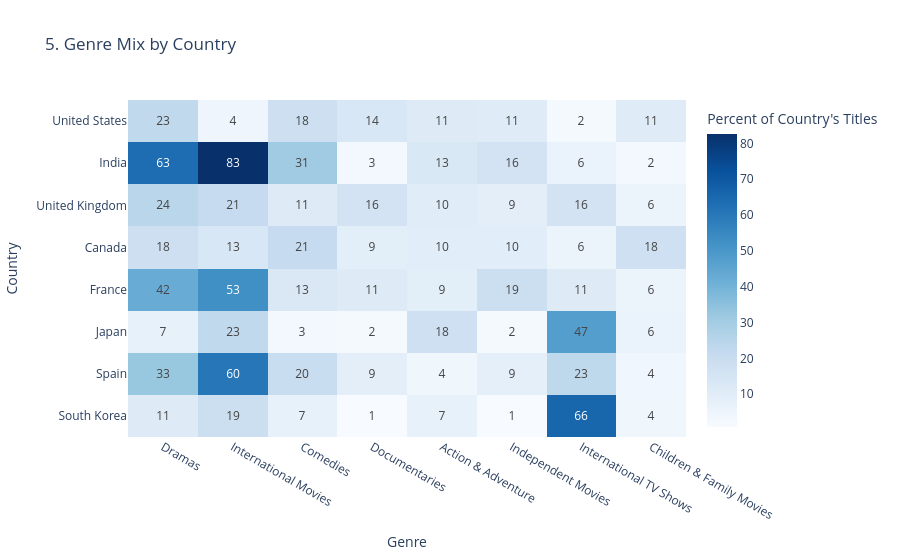

Source (notebook cell):
### Markdown cell above
## Visualization 5: Country–Genre Relationships
**Research question:** How does genre mix differ across major producing countries?

Color is the percentage of that country's titles carrying the genre. Percentages are used instead of raw counts so a large producer does not dominate every cell only because it has more titles. Rows can sum to more than 100% because titles have multiple genres.

On the full catalog, International Movies account for 82.6% of Indian titles and 4.5% of U.S. titles. International TV Shows account for 65.8% of South Korean titles and 47.5% of Japanese titles, compared with 2.0% of U.S. titles.

**Visual mapping:** Rows are countries, columns are genres, and color is the percentage of that country's titles carrying the genre.

**Research connection:** Ali et al. (2025) compared countries and genres in separate charts. This heatmap shows the genre mix within each country. Hayadi and Priyanto (2025) did not study geography.

### Code cell
def create_chart_5(data):
    countries = data.explode("country_list").copy()
    countries["country_list"] = countries["country_list"].astype(str).str.strip()
    countries = countries[~countries["country_list"].isin(["Unknown", ""])]
    countries = countries.drop_duplicates(["show_id", "country_list"])

    if countries.empty:
        fig = go.Figure()
        fig.update_layout(
            title="5. Genre Mix by Country",
            annotations=[dict(
                text="No country data available.",
                showarrow=False,
                xref="paper",
                yref="paper",
                x=0.5,
                y=0.5,
            )],
            xaxis_visible=False,
            yaxis_visible=False,
        )
        return fig

    top_countries = (
        countries.groupby("country_list")["show_id"]
        .nunique()
        .sort_values(ascending=False)
        .head(8)
        .index
    )
    countries = countries[countries["country_list"].isin(top_countries)]
    country_totals = countries.groupby("country_list")["show_id"].nunique()

    genres = countries.explode("genre_list").copy()
    genres["genre_list"] = genres["genre_list"].astype(str).str.strip()
    genres = genres[~genres["genre_list"].isin(["", "Unknown"])]
    genres = genres.drop_duplicates(["show_id", "country_list", "genre_list"])

    top_genres = (
        genres.groupby("genre_list")["show_id"]
        .nunique()
        .sort_values(ascending=False)
        .head(8)
        .index
    )
    genres = genres[genres["genre_list"].isin(top_genres)]

    counts = (
        genres.groupby(["country_list", "genre_list"])["show_id"]
        .nunique()
        .unstack(fill_value=0)
    )
    counts = counts.reindex(index=top_countries, columns=top_genres, fill_value=0)
    percents = counts.div(country_totals.reindex(counts.index), axis=0) * 100

    fig = px.imshow(
        percents,
        title="5. Genre Mix by Country",
        labels={
            "x": "Genre",
            "y": "Country",
            "color": "Percent of Country's Titles",
        },
        aspect="auto",
        text_auto=".0f",
        color_continuous_scale="Blues",
    )
    fig.update_layout(height=560)
    return fig

fig = create_chart_5(df)
fig.show()

### Figure 1 — Plotly figure (JSON) as saved in the notebook; plotly's stock layout.template omitted (floating-point values rounded to 4 significant figures)
{"data": [{"coloraxis": "coloraxis", "hovertemplate": "Genre: %{x}<br>Country: %{y}<br>Percent of Country's Titles: %{z}<extra></extra>", "name": "0", "texttemplate": "%{z:.0f}", "type": "heatmap", "x": ["Dramas", "International Movies", "Comedies", "Documentaries", "Action & Adventure", "Independent Movies", "International TV Shows", "Children & Family Movies"], "xaxis": "x", "y": ["United States", "India", "United Kingdom", "Canada", "France", "Japan", "Spain", "South Korea"], "yaxis": "y", "z": [[22.63, 4.499, 18.43, 13.88, 10.95, 10.57, 2.005, 10.57], [63.29, 82.6, 30.88, 2.581, 13.1, 15.97, 6.31, 2.486], [24.44, 21.09, 11.29, 15.88, 10.42, 9.181, 15.88, 5.707], [18.43, 13.48, 21.12, 9.438, 9.888, 9.888, 5.618, 17.98], [42.49, 52.67, 12.98, 11.2, 9.415, 18.58, 10.94, 5.852], [7.233, 22.64, 2.83, 2.201, 17.92, 2.201, 47.48, 5.975], [32.76, 60.34, 20.26, 9.052, 4.31, 8.621, 23.28, 3.879], [11.26, 19.05, 7.359, 0.8658, 7.359, 0.8658, 65.8, 4.329]]}], "layout": {"coloraxis": {"autocolorscale": false, "colorbar": {"title": {"text": "Percent of Country's Titles"}}, "colorscale": [[0, "rgb(247,251,255)"], [0.125, "rgb(222,235,247)"], [0.25, "rgb(198,219,239)"], [0.375, "rgb(158,202,225)"], [0.5, "rgb(107,174,214)"], [0.625, "rgb(66,146,198)"], [0.75, "rgb(33,113,181)"], [0.875, "rgb(8,81,156)"], [1, "rgb(8,48,107)"]]}, "height": 560, "title": {"text": "5. Genre Mix by Country"}, "xaxis": {"anchor": "y", "domain": [0, 1], "title": {"text": "Genre"}}, "yaxis": {"anchor": "x", "autorange": "reversed", "domain": [0, 1], "title": {"text": "Country"}}}}
